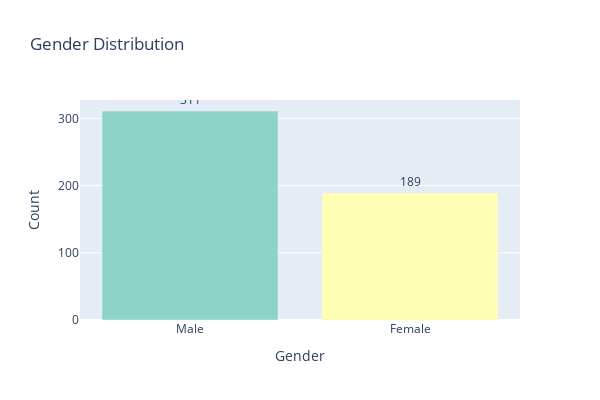
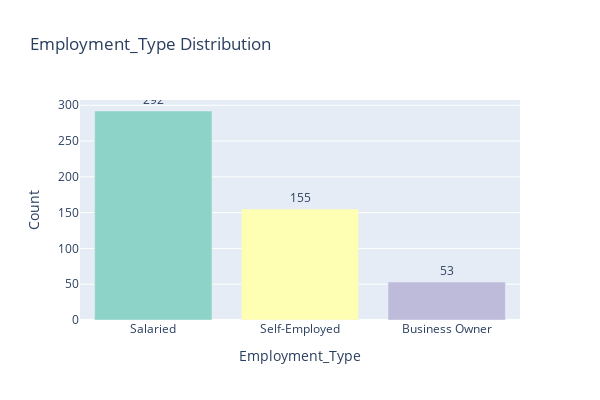
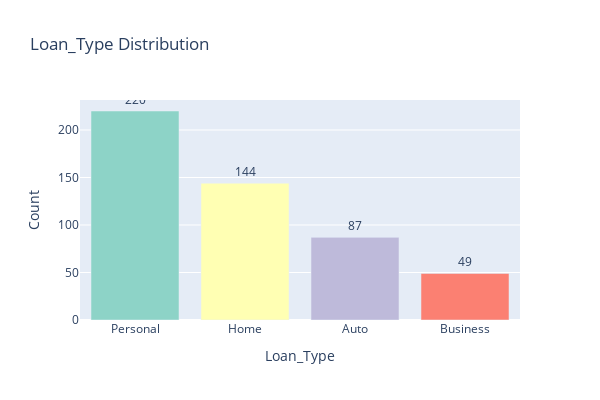
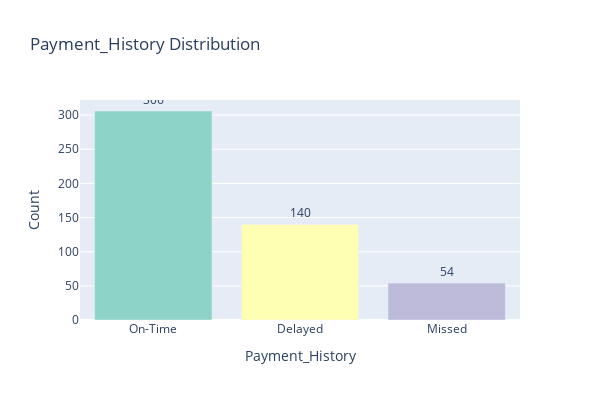

The code cell stored with these charts, in order, in its notebook:
### Code cell
# Add categorical distribution analysis using Plotly

categorical_vars = ['Gender', 'Employment_Type', 'Loan_Type', 'Payment_History', 'Recovery_Status', 'Collection_Method']

for var in categorical_vars:
    # Get value counts and create proper dataframe
    value_counts = df[var].value_counts().reset_index()
    value_counts.columns = [var, 'Count']
    
    fig = px.bar(
        value_counts,
        x=var,
        y='Count',
        title=f'{var} Distribution',
        color=var,
        color_discrete_sequence=px.colors.qualitative.Set3
    )
    
    # Update layout for better readability
    fig.update_traces(
        textposition='outside',
        texttemplate='%{y}',
        hovertemplate=f'{var}: %{{x}}<br>Count: %{{y}}<extra></extra>'
    )
    
    fig.update_layout(
        showlegend=False,
        xaxis_title=var,
        yaxis_title='Count',
        width=600,
        height=400
    )
    
    fig.show()

### Figure 1 — Plotly figure (JSON) as saved in the notebook; plotly's stock layout.template omitted (floating-point values rounded to 4 significant figures)
{"data": [{"hovertemplate": "Gender: %{x}<br>Count: %{y}<extra></extra>", "legendgroup": "Male", "marker": {"color": "rgb(141,211,199)", "pattern": {"shape": ""}}, "name": "Male", "orientation": "v", "showlegend": true, "textposition": "outside", "texttemplate": "%{y}", "type": "bar", "x": ["Male"], "xaxis": "x", "y": [311], "yaxis": "y"}, {"hovertemplate": "Gender: %{x}<br>Count: %{y}<extra></extra>", "legendgroup": "Female", "marker": {"color": "rgb(255,255,179)", "pattern": {"shape": ""}}, "name": "Female", "orientation": "v", "showlegend": true, "textposition": "outside", "texttemplate": "%{y}", "type": "bar", "x": ["Female"], "xaxis": "x", "y": [189], "yaxis": "y"}], "layout": {"barmode": "relative", "height": 400, "legend": {"title": {"text": "Gender"}, "tracegroupgap": 0}, "showlegend": false, "title": {"text": "Gender Distribution"}, "width": 600, "xaxis": {"anchor": "y", "categoryarray": ["Male", "Female"], "categoryorder": "array", "domain": [0, 1], "title": {"text": "Gender"}}, "yaxis": {"anchor": "x", "domain": [0, 1], "title": {"text": "Count"}}}}

### Figure 2 — Plotly figure (JSON) as saved in the notebook; plotly's stock layout.template omitted (floating-point values rounded to 4 significant figures)
{"data": [{"hovertemplate": "Employment_Type: %{x}<br>Count: %{y}<extra></extra>", "legendgroup": "Salaried", "marker": {"color": "rgb(141,211,199)", "pattern": {"shape": ""}}, "name": "Salaried", "orientation": "v", "showlegend": true, "textposition": "outside", "texttemplate": "%{y}", "type": "bar", "x": ["Salaried"], "xaxis": "x", "y": [292], "yaxis": "y"}, {"hovertemplate": "Employment_Type: %{x}<br>Count: %{y}<extra></extra>", "legendgroup": "Self-Employed", "marker": {"color": "rgb(255,255,179)", "pattern": {"shape": ""}}, "name": "Self-Employed", "orientation": "v", "showlegend": true, "textposition": "outside", "texttemplate": "%{y}", "type": "bar", "x": ["Self-Employed"], "xaxis": "x", "y": [155], "yaxis": "y"}, {"hovertemplate": "Employment_Type: %{x}<br>Count: %{y}<extra></extra>", "legendgroup": "Business Owner", "marker": {"color": "rgb(190,186,218)", "pattern": {"shape": ""}}, "name": "Business Owner", "orientation": "v", "showlegend": true, "textposition": "outside", "texttemplate": "%{y}", "type": "bar", "x": ["Business Owner"], "xaxis": "x", "y": [53], "yaxis": "y"}], "layout": {"barmode": "relative", "height": 400, "legend": {"title": {"text": "Employment_Type"}, "tracegroupgap": 0}, "showlegend": false, "title": {"text": "Employment_Type Distribution"}, "width": 600, "xaxis": {"anchor": "y", "categoryarray": ["Salaried", "Self-Employed", "Business Owner"], "categoryorder": "array", "domain": [0, 1], "title": {"text": "Employment_Type"}}, "yaxis": {"anchor": "x", "domain": [0, 1], "title": {"text": "Count"}}}}

### Figure 3 — Plotly figure (JSON) as saved in the notebook; plotly's stock layout.template omitted (floating-point values rounded to 4 significant figures)
{"data": [{"hovertemplate": "Loan_Type: %{x}<br>Count: %{y}<extra></extra>", "legendgroup": "Personal", "marker": {"color": "rgb(141,211,199)", "pattern": {"shape": ""}}, "name": "Personal", "orientation": "v", "showlegend": true, "textposition": "outside", "texttemplate": "%{y}", "type": "bar", "x": ["Personal"], "xaxis": "x", "y": [220], "yaxis": "y"}, {"hovertemplate": "Loan_Type: %{x}<br>Count: %{y}<extra></extra>", "legendgroup": "Home", "marker": {"color": "rgb(255,255,179)", "pattern": {"shape": ""}}, "name": "Home", "orientation": "v", "showlegend": true, "textposition": "outside", "texttemplate": "%{y}", "type": "bar", "x": ["Home"], "xaxis": "x", "y": [144], "yaxis": "y"}, {"hovertemplate": "Loan_Type: %{x}<br>Count: %{y}<extra></extra>", "legendgroup": "Auto", "marker": {"color": "rgb(190,186,218)", "pattern": {"shape": ""}}, "name": "Auto", "orientation": "v", "showlegend": true, "textposition": "outside", "texttemplate": "%{y}", "type": "bar", "x": ["Auto"], "xaxis": "x", "y": [87], "yaxis": "y"}, {"hovertemplate": "Loan_Type: %{x}<br>Count: %{y}<extra></extra>", "legendgroup": "Business", "marker": {"color": "rgb(251,128,114)", "pattern": {"shape": ""}}, "name": "Business", "orientation": "v", "showlegend": true, "textposition": "outside", "texttemplate": "%{y}", "type": "bar", "x": ["Business"], "xaxis": "x", "y": [49], "yaxis": "y"}], "layout": {"barmode": "relative", "height": 400, "legend": {"title": {"text": "Loan_Type"}, "tracegroupgap": 0}, "showlegend": false, "title": {"text": "Loan_Type Distribution"}, "width": 600, "xaxis": {"anchor": "y", "categoryarray": ["Personal", "Home", "Auto", "Business"], "categoryorder": "array", "domain": [0, 1], "title": {"text": "Loan_Type"}}, "yaxis": {"anchor": "x", "domain": [0, 1], "title": {"text": "Count"}}}}

### Figure 4 — Plotly figure (JSON) as saved in the notebook; plotly's stock layout.template omitted (floating-point values rounded to 4 significant figures)
{"data": [{"hovertemplate": "Payment_History: %{x}<br>Count: %{y}<extra></extra>", "legendgroup": "On-Time", "marker": {"color": "rgb(141,211,199)", "pattern": {"shape": ""}}, "name": "On-Time", "orientation": "v", "showlegend": true, "textposition": "outside", "texttemplate": "%{y}", "type": "bar", "x": ["On-Time"], "xaxis": "x", "y": [306], "yaxis": "y"}, {"hovertemplate": "Payment_History: %{x}<br>Count: %{y}<extra></extra>", "legendgroup": "Delayed", "marker": {"color": "rgb(255,255,179)", "pattern": {"shape": ""}}, "name": "Delayed", "orientation": "v", "showlegend": true, "textposition": "outside", "texttemplate": "%{y}", "type": "bar", "x": ["Delayed"], "xaxis": "x", "y": [140], "yaxis": "y"}, {"hovertemplate": "Payment_History: %{x}<br>Count: %{y}<extra></extra>", "legendgroup": "Missed", "marker": {"color": "rgb(190,186,218)", "pattern": {"shape": ""}}, "name": "Missed", "orientation": "v", "showlegend": true, "textposition": "outside", "texttemplate": "%{y}", "type": "bar", "x": ["Missed"], "xaxis": "x", "y": [54], "yaxis": "y"}], "layout": {"barmode": "relative", "height": 400, "legend": {"title": {"text": "Payment_History"}, "tracegroupgap": 0}, "showlegend": false, "title": {"text": "Payment_History Distribution"}, "width": 600, "xaxis": {"anchor": "y", "categoryarray": ["On-Time", "Delayed", "Missed"], "categoryorder": "array", "domain": [0, 1], "title": {"text": "Payment_History"}}, "yaxis": {"anchor": "x", "domain": [0, 1], "title": {"text": "Count"}}}}
